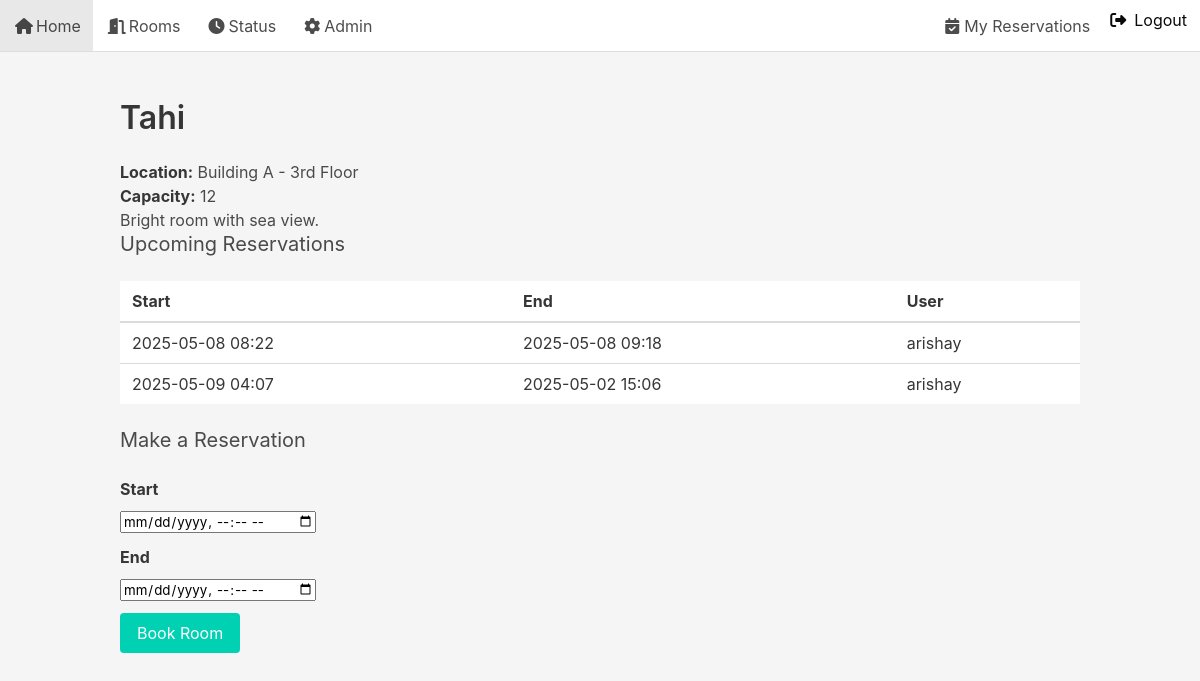
Page /rooms/1/ (signed in) on the committed database.
### reservations/models.py (models this page shows, shortened)
class Room(models.Model):
    name        = models.CharField(max_length=100)
    location    = models.CharField(max_length=100)
    capacity    = models.PositiveIntegerField()
    description = models.TextField(blank=True)

class Reservation(models.Model):
    user       = models.ForeignKey(User, on_delete=models.CASCADE)
    room       = models.ForeignKey(Room, on_delete=models.CASCADE)
    start_time = models.DateTimeField()
    end_time   = models.DateTimeField()
    created_at = models.DateTimeField(auto_now_add=True)
    class Meta:
        ordering = ['start_time']
        unique_together = ('room', 'start_time', 'end_time')

### reservations/views.py (the view)
# urls.py: path('rooms/<int:pk>/',  views.room_detail,       name='room_detail'),
def room_detail(request, pk):
    room = get_object_or_404(Room, pk=pk)
    upcoming = Reservation.objects.filter(
        room=room,
        end_time__gte=timezone.now()
    ).order_by('start_time')
    if request.method == 'POST':
        if not request.user.is_authenticated:
            return redirect_to_login(request.path)
        form = ReservationForm(request.POST)
        if form.is_valid():
            res = form.save(commit=False)
            res.user, res.room = request.user, room
            try:
                res.clean()
                res.save()
                ctx = {'reservation': res}
                subject  = 'Your Room Reservation is Confirmed'
                text_body = render_to_string('emails/confirmation_email.txt', ctx)
                html_body = render_to_string('emails/confirmation_email.html', ctx)
                send_mail(subject, text_body, None, [res.user.email], html_message=html_body)
                messages.success(request, 'Reservation confirmed (email sent).')
                return redirect('my_reservations')
            except Exception as e:
                messages.error(request, e)
        else:
            for field, errs in form.errors.items():
                for err in errs:
                    messages.error(request, f"{field}: {err}")
    else:
        form = ReservationForm()
    return render(request, 'reservations/room_detail.html', {
        'room':     room,
        'form':     form,
        'upcoming': upcoming,
    })

### reservations/forms.py (shortened to what this page needs)
class ReservationForm(forms.ModelForm):
    class Meta:
        model  = Reservation
        fields = ['start_time', 'end_time']
        widgets = {
            'start_time': forms.DateTimeInput(attrs={'type':'datetime-local'}),
            'end_time':   forms.DateTimeInput(attrs={'type':'datetime-local'}),
        }

### templates/reservations/room_detail.html (shortened to what this page needs)
{% extends 'base.html' %}
{% block content %}
  <h1 class="title">{{ room.name }}</h1>
  <p><strong>Location:</strong> {{ room.location }}</p>
  <p><strong>Capacity:</strong> {{ room.capacity }}</p>
  <p>{{ room.description }}</p>
  <h2 class="subtitle">Upcoming Reservations</h2>
  {% if upcoming %}
    <table class="table is-fullwidth">
      <thead>
        <tr><th>Start</th><th>End</th><th>User</th></tr>
      </thead>
      <tbody>
        {% for res in upcoming %}
          <tr>
            <td>{{ res.start_time|date:"Y-m-d H:i" }}</td>
            <td>{{ res.end_time|date:"Y-m-d H:i" }}</td>
            <td>{{ res.user.username }}</td>
          </tr>
        {% endfor %}
      </tbody>
    </table>
  {% else %}
    <p>No upcoming reservations.</p>
  {% endif %}
  <h2 class="subtitle mt-5">Make a Reservation</h2>
  {% if user.is_authenticated %}
    <form method="post">
      <div class="field">
        <label class="label">Start</label>
        <div class="control">{{ form.start_time }}</div>
      </div>
      <div class="field">
        <label class="label">End</label>
        <div class="control">{{ form.end_time }}</div>
      </div>
      <button class="button is-primary">Book Room</button>
    </form>
  {% else %}
    <p>Please <a href="{% url 'login' %}">log in</a> to book this room.</p>
  {% endif %}
{% endblock %}

### staticfiles/css/custom.css (style rules this page uses)
body { background-color: #f5f5f5; }

### rows in the picture
Room: name "Tahi", location "Building A - 3rd Floor", capacity "12", description "Bright room with sea view."
Reservation: start_time "2025-05-08 08:22", end_time "2025-05-08 09:18", user.username "arishay"
Reservation: start_time "2025-05-09 04:07", end_time "2025-05-02 15:06", user.username "arishay"
